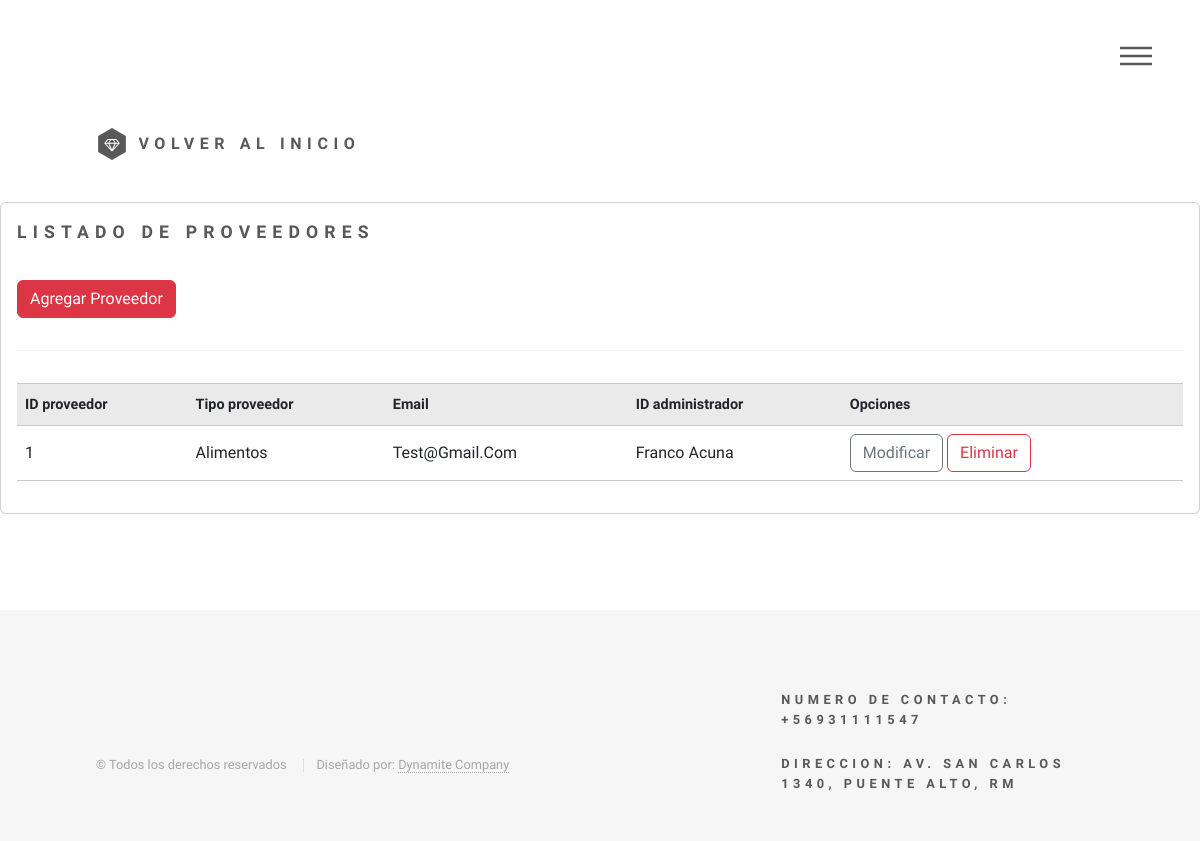
Before: /listar-proveedores/ with the older database file.
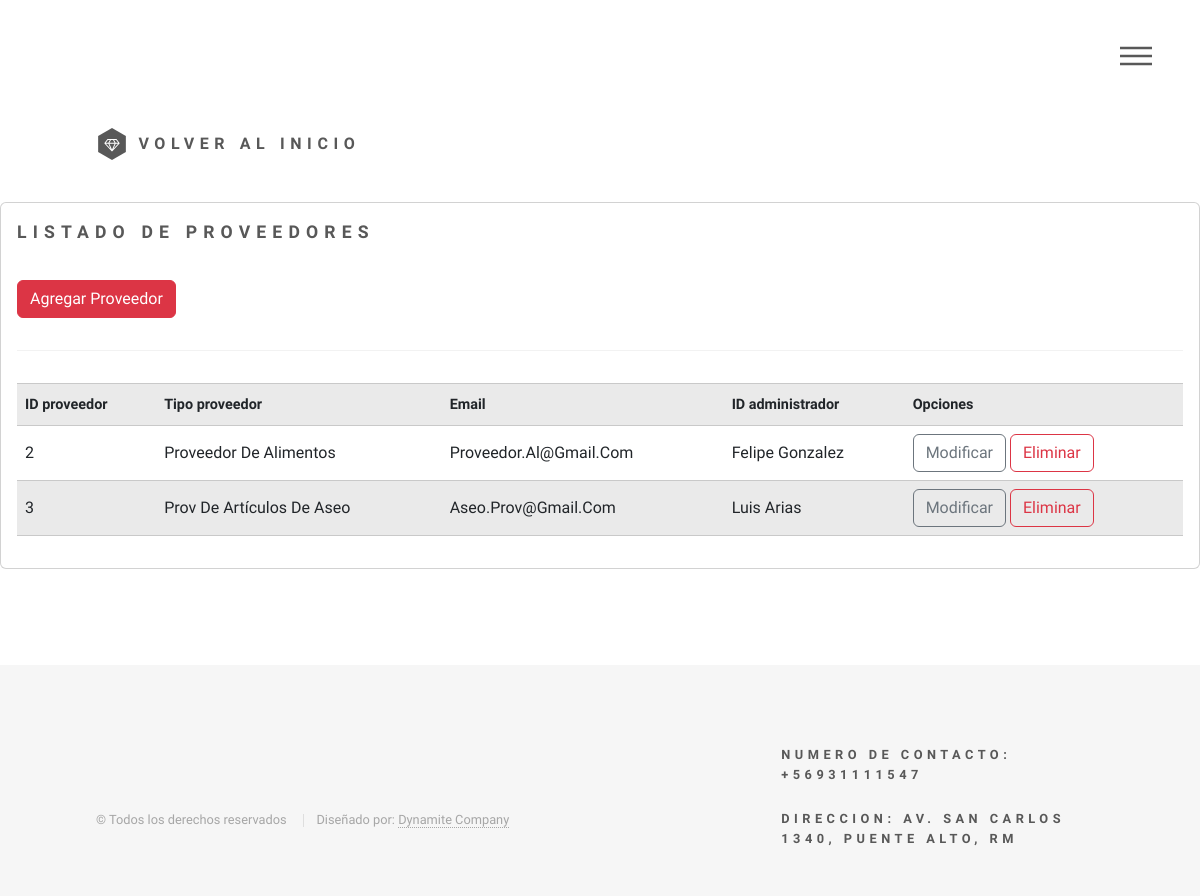
After: the same page with the newer database file.
### app/models.py (models this page shows, shortened)
class Proveedor(models.Model):
    id_proveedor = models.AutoField(primary_key=True)
    tipo_proveedor = models.CharField(max_length=50)
    email = models.CharField(max_length=50)
    id_admin = models.ForeignKey(Administrador, on_delete=models.PROTECT)
    class Meta:
        verbose_name = "Proveedor"
        verbose_name_plural = "Proveedores"

class Administrador(models.Model):
    id_admin = models.AutoField(primary_key=True)
    nombre = models.CharField(max_length=20)
    apellido_paterno = models.CharField(max_length=20)
    apellido_materno = models.CharField(max_length=20)
    telefono = models.CharField(max_length=20)
    email = models.CharField(max_length=40)
    cargo = models.CharField(max_length=30)
    class Meta:
        verbose_name = "Administrador"
        verbose_name_plural = "Administradores"
    def __str__(self) :
        return self.nombre + '  ' + self.apellido_paterno

### app/views.py (the view)
# urls.py: path('listar-proveedores/', listar_proveedores, name="listar_proveedores"),
def listar_proveedores(request):
    proveedores = Proveedor.objects.all()
    data = {
        'proveedores': proveedores
    }
    return render(request, 'app/proveedores/listar.html', data)

### app/templates/app/proveedores/listar.html
{% extends 'app/base.html' %}
{% block contenido1 %}
	<a href="{% url 'home' %}" class="logo">
		<span class="symbol"><img src="../media/logo.svg" alt="" /></span><span
			class="title">Volver al Inicio</span>
	</a>
{% endblock %}
{% block contenido %}
<div class="card">
    <div class="card-body">
        <h2>Listado de proveedores</h2>
        <a href="{% url 'agregar_proveedor' %}" class="btn btn-danger">Agregar Proveedor</a>
        <hr>
        <table class="table table-striped table-hover table-responsibe-sm">
            <tr>
                <th>ID proveedor</th>
                <th>Tipo proveedor</th>
                <th>Email</th>
                <th>ID administrador</th>
                <th>Opciones</th>
            </tr>
            {% for p in proveedores %}
            <tr>
                <td>{{ p.id_proveedor | title }}</td>
                <td>{{ p.tipo_proveedor | title }}</td>
                <td>{{ p.email | title }}</td>
                <td>{{ p.id_admin | title }}</td>
                <td>
                    <a href="{% url 'modificar_proveedor' p.id_proveedor %}" class="btn btn-outline-secondary">Modificar</a>
                    <a href="{% url 'eliminar_proveedor' p.id_proveedor %}" class="btn btn-outline-danger">Eliminar</a>
                </td>
            </tr>
            {% endfor%}
        </table>
    </div>
</div>
{% endblock %}

Changed rows visible on the page:
removed Proveedor: id_proveedor "1", tipo_proveedor "Alimentos", email "Test@Gmail.Com", id_admin "Franco Acuna"
added Proveedor: id_proveedor "2", tipo_proveedor "Proveedor De Alimentos", email "Proveedor.Al@Gmail.Com", id_admin "Felipe Gonzalez"
added Proveedor: id_proveedor "3", tipo_proveedor "Prov De Artículos De Aseo", email "Aseo.Prov@Gmail.Com", id_admin "Luis Arias"
